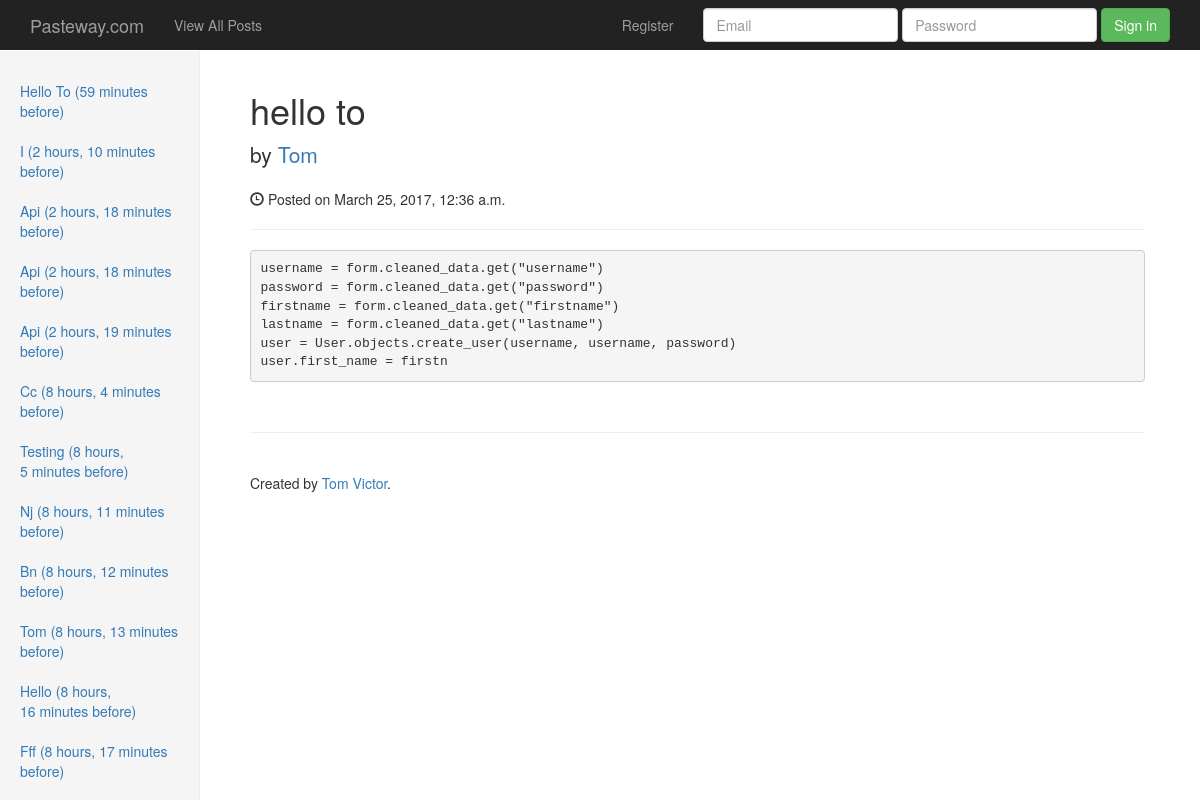
/2c09e/, run on the app's committed database.
### MainApp/models.py (models this page shows, shortened)
class Post(models.Model):
    title = models.CharField(max_length=500)
    content = models.TextField(blank=True, null=True)
    image = models.ImageField(blank=True,null=True,upload_to=user_directory_path)
    files = models.FileField(blank=True,null=True,upload_to=user_directory_path)
    status = models.CharField(max_length=100, choices=VISIBILITY_CHOICES,default='public')
    timestamp = models.DateTimeField(auto_now_add=True)
    writer = models.ForeignKey(settings.AUTH_USER_MODEL,default=1)
    hits = models.IntegerField(default=0)
    likes = models.IntegerField(default=0)
    slug = models.SlugField(blank=True, default=None, unique=True)
    def get_absolute_url(self):
        if settings.DEBUG:
            return "http://pasteway.com/%s" % (self.slug)
        return "http://pasteway.com/%s" % (self.slug)

### MainApp/views.py (the view)
# urls.py: url(r'^(?P<slug>[-\w]+)/$', views.post_detail_view.as_view(template_name='detail-view.html'), name='detail'),
class post_detail_view(DetailView):
    model = Post
    query_pk_and_slug = "slug"
    context_object_name = 'thisPost'
    def get_context_data(self, **kwargs):
        context = super(post_detail_view, self).get_context_data(**kwargs)
        context['latest_posts'] = Post.objects.all().filter(status="public").order_by("-timestamp")[:18]
        return context

### templates/detail-view.html (shortened to what this page needs)
{% extends 'base.html' %}
{% load  staticfiles %}
{% load crispy_forms_tags %}
{% block extrahead %}
    <link href="{% static 'css/jumbotron.css' %}" rel="stylesheet" xmlns="http://www.w3.org/1999/html">
    <link href="{% static 'css/dashboard.css' %}" rel="stylesheet">
{% endblock %}
{% block content %}
    <div class="container">
        <div class="row">
            <div class="col-sm-3 col-md-2 sidebar">
                <ul class="nav nav-sidebar">
                    {% for object in latest_posts %}
                         <li><a href=" {% url 'MainApp:detail' object.slug %}">{{ object.title|title }} ({{ object.timestamp|timesince }} before)</a></li>
                    {% endfor %}
                </ul>
            </div>
            <div class="col-sm-9 col-sm-offset-3 col-md-10 col-md-offset-2 main">
                <h1>{{ thisPost.title }}</h1>
                <p class="lead">
                    by <a href="#">{{ thisPost.writer.first_name }}</a>
                </p>
                <p><span class="glyphicon glyphicon-time"></span> Posted on {{ thisPost.timestamp }}</p>
                <hr>
             {{ thisPost.content|safe|escape }}
                <hr>
                <footer>
                    <p> Created by <a href="http://github.com/tomvictor" target="_blank">Tom Victor</a>.</p>
                </footer>
            </div>
        </div>
    </div>
{% endblock %}

### MainApp/static/css/jumbotron.css (style rules this page uses)
body { padding-top: 50px; padding-bottom: 20px; }

### MainApp/static/css/dashboard.css (style rules this page uses)
body { padding-top: 50px; }
.sidebar { display: none; }
@media (min-width: 768px) { .sidebar { position: fixed; top: 51px; bottom: 0; left: 0; z-index: 1000; display: block; padding: 20px; overflow-x: hidden; overflow-y: auto; background-color: #f5f5f5; border-right: 1px solid #eee; } }
.nav-sidebar { margin-right: -21px; margin-bottom: 20px; margin-left: -20px; }
.nav-sidebar > li > a { padding-right: 20px; padding-left: 20px; }
.main { padding: 20px; }
@media (min-width: 768px) { .main { padding-right: 40px; padding-left: 40px; } }

### data on the page
Post: title "Hello To", timestamp "59 minutes", title "hello to", writer.first_name "Tom", timestamp "March 25, 2017, 12:36 a.m.", content "username = form.cleaned_data.get(\"username\") password = form.cleaned_data.get(\"password\") firstname = form.cleaned_data.get(\"firstname\") lastname = form.cleaned_data.get(\"lastname\") user = User.objects.create_user(username, username, password) user.first_name = firstn"
Post: title "I", timestamp "2 hours, 10 minutes"
Post: title "Api", timestamp "2 hours, 18 minutes"
Post: title "Api", timestamp "2 hours, 18 minutes"
Post: title "Api", timestamp "2 hours, 19 minutes"
Post: title "Cc", timestamp "8 hours, 4 minutes"
Post: title "Testing", timestamp "8 hours, 5 minutes"
Post: title "Nj", timestamp "8 hours, 11 minutes"
Post: title "Bn", timestamp "8 hours, 12 minutes"
Post: title "Tom", timestamp "8 hours, 13 minutes"
Post: title "Hello", timestamp "8 hours, 16 minutes"
Post: title "Fff", timestamp "8 hours, 17 minutes"
